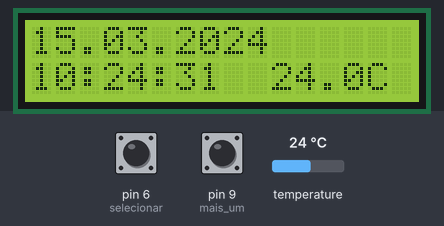
This sketch was run on a simulated Arduino Uno, built with avr-gcc and run on an emulated ATmega328P. Parts: 16×2 character LCD. The test bench sets the inputs (shaded band); at power-on: temperature 24 °C, pin 6 (selecionar) HIGH, pin 9 (mais_um) HIGH. The local clock reads 2024-03-15 10:24:30 at power-on unless the sketch sets it; what the sketch prints to the serial monitor is not drawn.

Above: at 1.2 s.
1.3 s: temperature set to 12 °C
At 2.9 s:
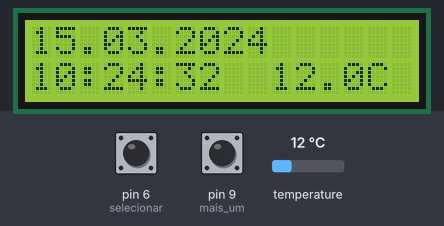
5.5 s: pin 6 (selecionar) pulled LOW for 1.25 s
At 7.2 s:
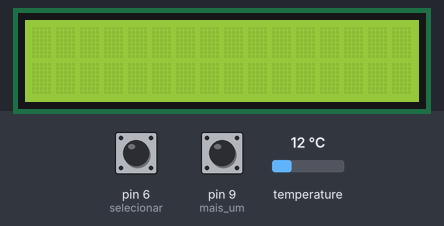
Timing chart, 0 to 8.7 s (numbered marks = the images above; inputs shaded):
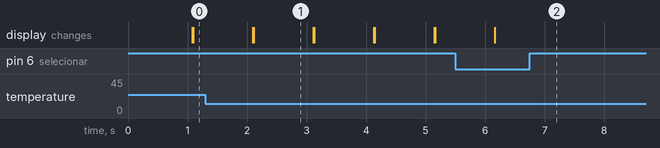

The sketch:

relogio_despertador.ino
```cpp
#include <LiquidCrystal.h>
#include <DS3231.h>

#define selecionar 6
#define enter 7
#define mudaposition 8
#define mais_um 9
#define menos_um 10

LiquidCrystal lcd(12,11,5,4,3,2);

DS3231  rtc(SDA, SCL);

void setup()
{
  Serial.begin(9600);

  lcd.begin(16,2);

  rtc.begin();

 pinMode(selecionar, INPUT_PULLUP);
  pinMode(enter,  INPUT_PULLUP);
   pinMode(mudaposition,  INPUT_PULLUP);
    pinMode(mais_um,  INPUT_PULLUP);
     pinMode(menos_um,  INPUT_PULLUP);


  // The following lines can be uncommented to set the date and time
  //rtc.setDOW(WEDNESDAY);     // Set Day-of-Week to SUNDAY
  //rtc.setTime(02, 33, 30);     // Set the time to 12:00:00 (24hr format)
  //rtc.setDate(06, 02, 2022);   // Set the date to January 1st, 2014
}

void loop()
{
  // Send Day-of-Week
  Serial.print(rtc.getDOWStr());
  Serial.print(" ");

  // Send date
  Serial.print(rtc.getDateStr());
  //Serial.print(" -- ");
  lcd.setCursor(0,0);
  lcd.print(rtc.getDateStr());

  // Send time
  Serial.println(rtc.getTimeStr());
  lcd.setCursor(0,1);
  lcd.println(rtc.getTimeStr());

  lcd.setCursor(8,1);
  lcd.print("  ");
  lcd.print(rtc.getTemp());
  lcd.setCursor(14,1);
   lcd.print("C");
  delay (1000);
  lcd.clear();

    if(digitalRead(selecionar) == 0)
  {
    bool verifica = true;
    while(verifica == true)
    {
       if(digitalRead(mais_um) == 0)
       {
        int alarme_hora = 0;
        int alarme = 0;

        alarme_hora =

        lcd.print(alarme_hora);
        delay(1000);
        //lcd.clear();
        //verifica = false;
        }
    }
   }
}
```

Measured:
- what the display in image 1 shows lasts 1.0 s, from 2.1 s to 3.1 s
